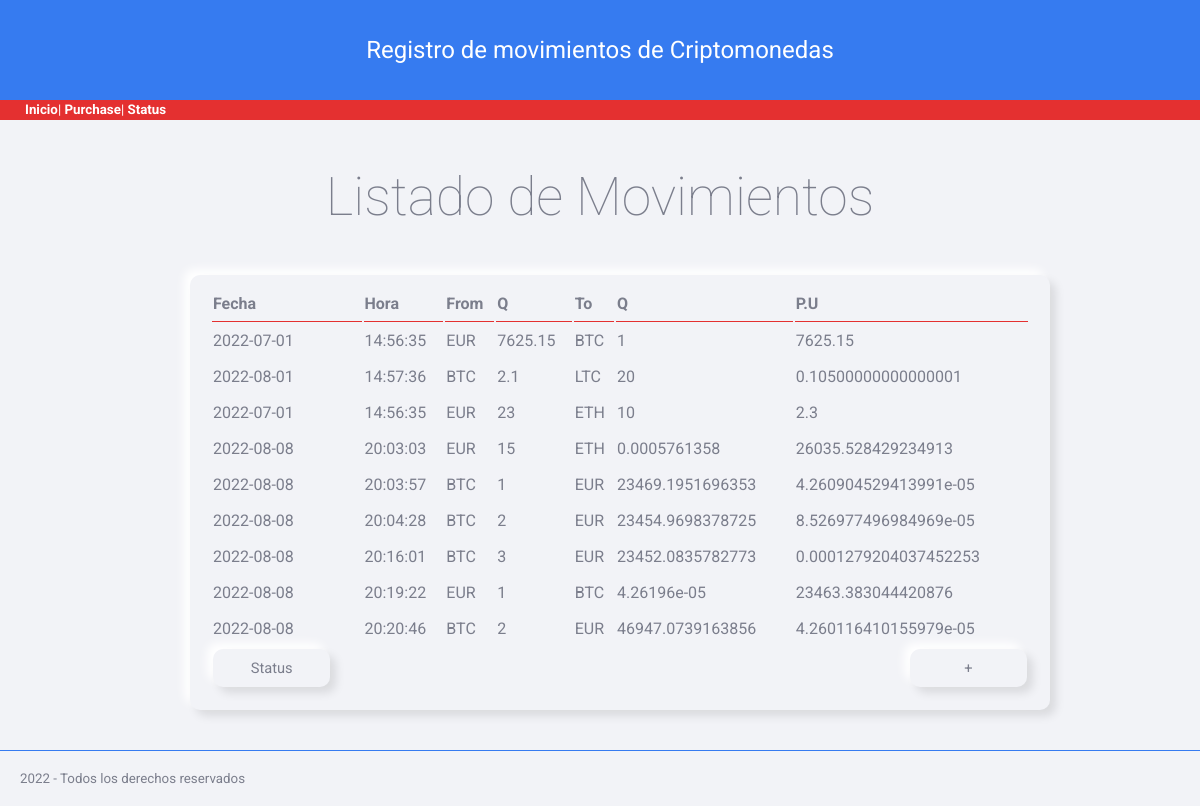
Before: / with the older database file.
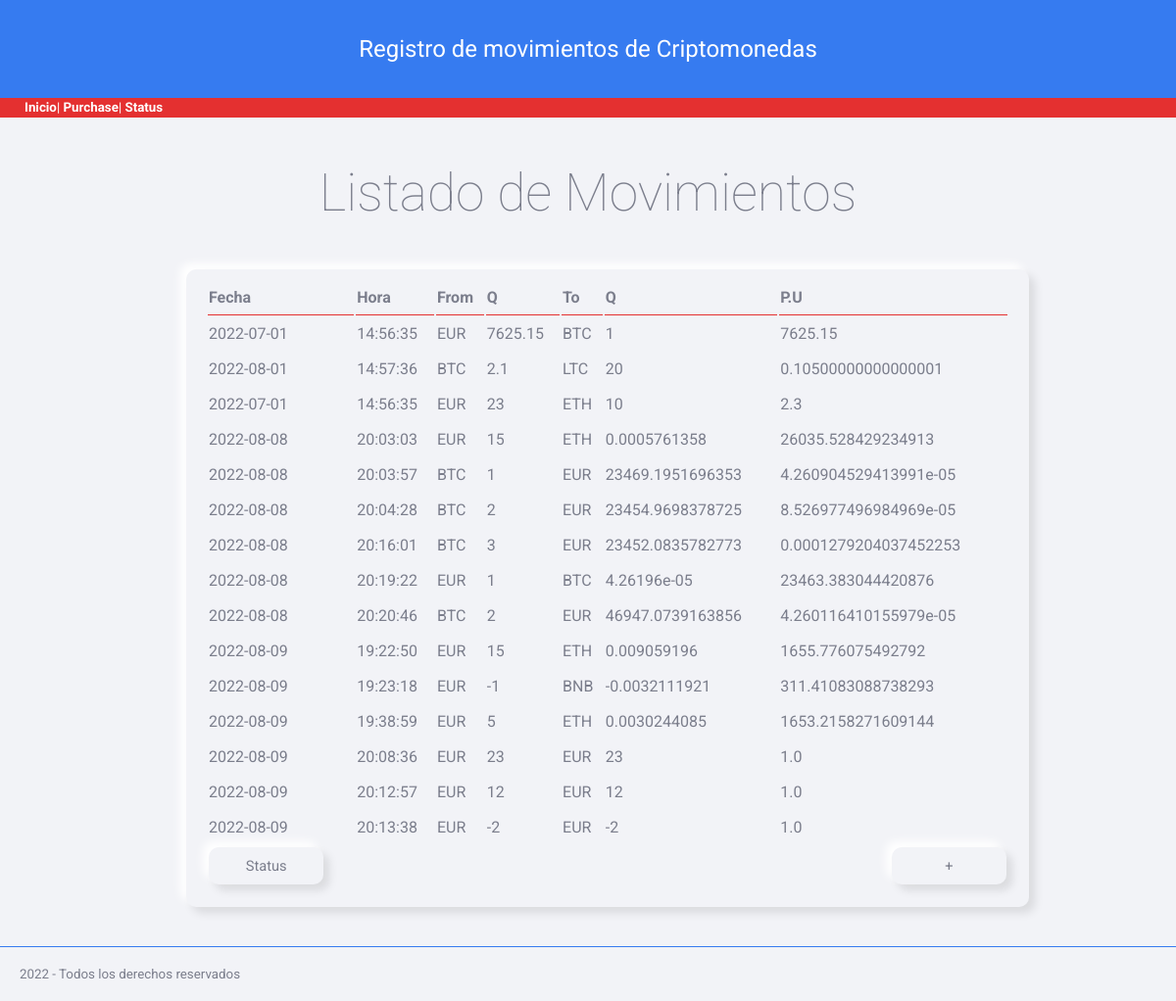
After: the same page with the newer database file.
### tables this page shows
CREATE TABLE "movimientos" (
	"id"	INTEGER NOT NULL,
	"date"	TEXT,
	"time"	TEXT,
	"moneda_from"	TEXT,
	"cantidad_from"	NUMERIC,
	"moneda_to"	TEXT,
	"cantidad_to"	NUMERIC,
	PRIMARY KEY("id" AUTOINCREMENT)
);

### money/views.py (the view)
@app.route("/")
def inicio():
    db = DBManager(RUTA)
    movimientos = db.consultaSQL("SELECT * from movimientos")
    return render_template("inicio.html", movs=movimientos)

### money/models.py (called while the page is built)
    def consultaSQL(self, consulta):
        conexion = sqlite3.connect(self.ruta)
        cursor = conexion.cursor()
        cursor.execute(consulta)
        self.movimientos = []
        nombres_columnas = []
        for desc_columna in cursor.description:
            nombres_columnas.append(desc_columna[0])
        datos = cursor.fetchall()
        for dato in datos:
            movimiento = {}
            indice = 0
            for nombre in nombres_columnas:
                movimiento[nombre] = dato[indice]
                indice += 1
            self.movimientos.append(movimiento)
        conexion.close()
        return self.movimientos

### money/templates/inicio.html (shortened to what this page needs)
{% extends "base.html" %}
{%  block page_title %}
Listado de Movimientos
{% endblock %}
{% block contenido %}
{{ super ()}}
    <table class="paper">
        <tr>
            <th class="cabecera_tabla">Fecha</th>
            <th class="cabecera_tabla">Hora</th>
            <th class="cabecera_tabla">From</th>
            <th class="cabecera_tabla">Q</th>
            <th class="cabecera_tabla">To</th>
            <th class="cabecera_tabla">Q</th>
            <th class="cabecera_tabla">P.U</th>
        </tr>
        {% if movs %}
            {% for mov in movs %}
            <tr>
                <td>{{mov.date}}</td>
                <td>{{mov.time}}</td>
                <td>{{mov.moneda_from}}</td>
                <td>{{mov.cantidad_from}}</td>
                <td>{{mov.moneda_to}}</td>
                <td>{{mov.cantidad_to}}</td>
                <td>{{mov.cantidad_from / mov.cantidad_to}}</td>
            </tr>
            {% endfor %}
        {% else %}
        <tr>
            <td colspan="4">No hay movimientos que mostrar</td>
        </tr>
        {% endif %}
        <tr>
            <td>
                <a href="/status">
                    <button type="button" name="return" id="return">Status</button>
                </a>
            </td>
            <td></td>
            <td></td>
            <td></td>
            <td></td>
            <td></td>
            <td align="right">
                <a href="/purchase">
                   <button type="submit" name="return" id="return">+</button>
                </a>
            </td>
        </tr>
    </table>
{% endblock %}

### money/templates/base.html (shortened to what this page needs)
<!DOCTYPE html>
<html lang="en">
<head>
    <link rel="stylesheet" href="static/css/skeuos.css">
    <link rel="stylesheet" href="static/css/styles.css">
</head>
<body>
    <header>
        Registro de movimientos de Criptomonedas
    </header>
    <nav class="main_menu">
        <a href="/">Inicio</a>|<a href="\purchase"> Purchase</a>| <a href="\status"> Status</a>
    </nav>
    <main>
        {% block contenido %}
        <h1 class="main_page_title">{% block page_title %}{% endblock %}</h1>
        {% endblock %}
    </main>
    <footer class="pie_de_pagina">2022 - Todos los derechos reservados</footer>
</body>
</html>

### money/static/css/skeuos.css (style rules this page uses)
:root { --bg-color: #f2f3f7; --fg-color: #7b7e8c; --red: #E43030; --green: #19A187; --blue: #367bf0; --dark-blue: #265AB1; --maroon: #B8174C; --purple: #8C42AB; }
* { box-sizing: border-box; outline: none; -webkit-touch-callout: none; -webkit-appearance: none; -webkit-tap-highlight-color: transparent !important; -webkit-tap-highlight-color: rgba(0, 0, 0, 0) !important; -webkit-touch-callout: none; font-family: 'Roboto', sans-serif; letter-spacing: 0; }
html, body { background-color: #f2f3f7; color: #7b7e8c; margin: 0; padding: 0; font-size: 10pt; height: 100%; cursor: default; user-select: none; -webkit-user-select: none; -khtml-user-select: none; -moz-user-select: none; -ms-user-select: none; }
.with-shadow, .outset, button, .checktext input + span, .blue-button, .checktext input:checked + span, button.blue-button, .green-button, button.green-button, .green-button.blue-button, .red-button, button.red-button, .red-button.blue-button, .red-button.green-button, input[type="button"], input[type="submit"], input[type="reset"], select, input[type="text"]:not(select):focus, input[type="search"]:not(select):focus, input[type="tel"]:not(select):focus, input[type="url"]:not(select):focus, input[type="email"]:not(select):focus, input[type="password"]:not(select):focus, input[type="date"]:not(select):focus, input[type="month"]:not(select):focus, input[type="week"]:not(select):focus, input[type="time"]:not(select):focus, input[type="number"]:not(select):focus, input[type="color"]:not(select):focus, select:not(select):focus, textarea:not(select):focus, .paper { box-shadow: 6px 6px 10px rgba(0, 0, 0, 0.1), -6px -6px 10px white; }
.outset, button, .checktext input + span, .blue-button, .checktext input:checked + span, button.blue-button, .green-button, button.green-button, .green-button.blue-button, .red-button, button.red-button, .red-button.blue-button, .red-button.green-button, input[type="button"], input[type="submit"], input[type="reset"], select, input[type="text"]:not(select):focus, input[type="search"]:not(select):focus, input[type="tel"]:not(select):focus, input[type="url"]:not(select):focus, input[type="email"]:not(select):focus, input[type="password"]:not(select):focus, input[type="date"]:not(select):focus, input[type="month"]:not(select):focus, input[type="week"]:not(select):focus, input[type="time"]:not(select):focus, input[type="number"]:not(select):focus, input[type="color"]:not(select):focus, select:not(select):focus, textarea:not(select):focus, .paper { border-radius: 10px; background: #f2f3f7; }
.paper { padding: 10px 20px 20px; margin-top: 20px; min-height: 100px; font-size: 1.2em; background: #f2f3f7; }
section, article, .section, .article, .paper { line-height: 2em; word-wrap: break-word; word-break: normal; line-height: 2em; }
button, .checktext input + span, .blue-button, .checktext input:checked + span, button.blue-button, .green-button, button.green-button, .green-button.blue-button, .red-button, button.red-button, .red-button.blue-button, .red-button.green-button, input[type="button"], input[type="submit"], input[type="reset"] { border: 0; text-transform: capitalize; padding: 10px 0; width: 8em; text-align: center; cursor: pointer; color: inherit; font-size: 1.1rem; transition-property: background-color, box-shadow; transition-delay: .2s; transition-duration: .2s; }
a, a:link, a:visited, a:hover a:active { cursor: pointer; font-weight: bold; color: #367bf0; font-weight: bold; text-decoration: none; }
h1, h2, h3, h4, h5, h6 { line-height: 1.5em; }
h1 { font-size: 4em; font-weight: lighter; margin: .7em 0; }

### money/static/css/styles.css (style rules this page uses)
header { background-color: #367bf0; color: white; height: 100px; font-size: x-large; line-height: 100px; text-align: center; }
nav { background-color: #E43030; color: white; height: 20px; line-height: 20px; padding-left: 25px; }
main { max-width: 900px; margin: auto; padding: 0 20px; }
table.paper { width: 100%; margin: 10px 20px; }
.cabecera_tabla { border-bottom: #E43030 1px solid; text-align: left; }
.pie_de_pagina { margin-top: 40px; padding: 20px; border-top: #367bf0 solid 1px; }
nav.main_menu a { color: white; }
h1.main_page_title { text-align: center; }
button { color: #7b7e8c; }

Changed rows visible on the page:
added movimientos: date "2022-08-09", time "19:22:50", moneda_from "EUR", cantidad_from "15", moneda_to "ETH", cantidad_to "0.009059196", mov.cantidad_from/mov.cantidad_to "1655.776075492792"
added movimientos: date "2022-08-09", time "19:23:18", moneda_from "EUR", cantidad_from "-1", moneda_to "BNB", cantidad_to "-0.0032111921", mov.cantidad_from/mov.cantidad_to "311.41083088738293"
added movimientos: date "2022-08-09", time "19:38:59", moneda_from "EUR", cantidad_from "5", moneda_to "ETH", cantidad_to "0.0030244085", mov.cantidad_from/mov.cantidad_to "1653.2158271609144"
added movimientos: date "2022-08-09", time "20:08:36", moneda_from "EUR", cantidad_from "23", moneda_to "EUR", cantidad_to "23", mov.cantidad_from/mov.cantidad_to "1.0"
added movimientos: date "2022-08-09", time "20:12:57", moneda_from "EUR", cantidad_from "12", moneda_to "EUR", cantidad_to "12", mov.cantidad_from/mov.cantidad_to "1.0"
added movimientos: date "2022-08-09", time "20:13:38", moneda_from "EUR", cantidad_from "-2", moneda_to "EUR", cantidad_to "-2", mov.cantidad_from/mov.cantidad_to "1.0"
